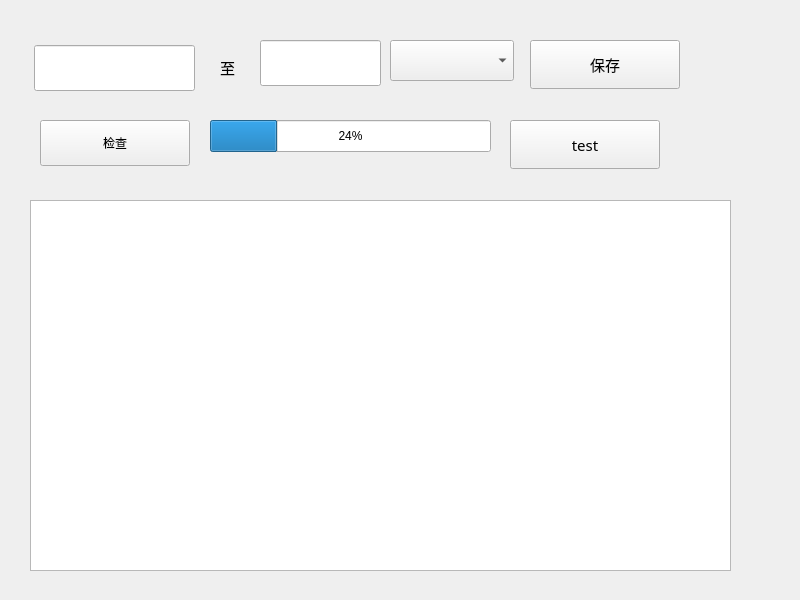
<?xml version="1.0" encoding="UTF-8"?>
<ui version="4.0">
 <class>Form</class>
 <widget class="QWidget" name="Form">
  <property name="geometry">
   <rect>
    <x>0</x>
    <y>0</y>
    <width>800</width>
    <height>600</height>
   </rect>
  </property>
  <property name="windowTitle">
   <string>Form</string>
  </property>
  <widget class="QProgressBar" name="progressBar">
   <property name="geometry">
    <rect>
     <x>210</x>
     <y>120</y>
     <width>281</width>
     <height>32</height>
    </rect>
   </property>
   <property name="value">
    <number>24</number>
   </property>
  </widget>
  <widget class="QLineEdit" name="lIpStart">
   <property name="geometry">
    <rect>
     <x>34</x>
     <y>45</y>
     <width>161</width>
     <height>46</height>
    </rect>
   </property>
   <property name="font">
    <font>
     <family>Adobe Arabic</family>
     <pointsize>14</pointsize>
    </font>
   </property>
  </widget>
  <widget class="QLabel" name="label_zhi">
   <property name="geometry">
    <rect>
     <x>220</x>
     <y>50</y>
     <width>29</width>
     <height>35</height>
    </rect>
   </property>
   <property name="font">
    <font>
     <family>Adobe Arabic</family>
     <pointsize>11</pointsize>
    </font>
   </property>
   <property name="text">
    <string>至</string>
   </property>
  </widget>
  <widget class="QPushButton" name="pushCheckOneLine">
   <property name="geometry">
    <rect>
     <x>40</x>
     <y>120</y>
     <width>150</width>
     <height>46</height>
    </rect>
   </property>
   <property name="text">
    <string>检查</string>
   </property>
  </widget>
  <widget class="QLineEdit" name="lIpEnd">
   <property name="enabled">
    <bool>true</bool>
   </property>
   <property name="geometry">
    <rect>
     <x>260</x>
     <y>40</y>
     <width>121</width>
     <height>46</height>
    </rect>
   </property>
   <property name="sizePolicy">
    <sizepolicy hsizetype="Expanding" vsizetype="Fixed">
     <horstretch>0</horstretch>
     <verstretch>0</verstretch>
    </sizepolicy>
   </property>
   <property name="minimumSize">
    <size>
     <width>0</width>
     <height>0</height>
    </size>
   </property>
   <property name="sizeIncrement">
    <size>
     <width>0</width>
     <height>0</height>
    </size>
   </property>
   <property name="font">
    <font>
     <family>Adobe Arabic</family>
     <pointsize>14</pointsize>
    </font>
   </property>
  </widget>
  <widget class="QPushButton" name="pushConfigIp">
   <property name="geometry">
    <rect>
     <x>530</x>
     <y>40</y>
     <width>150</width>
     <height>49</height>
    </rect>
   </property>
   <property name="font">
    <font>
     <family>Adobe Arabic</family>
     <pointsize>11</pointsize>
    </font>
   </property>
   <property name="text">
    <string>保存</string>
   </property>
  </widget>
  <widget class="QTableView" name="tableWidget">
   <property name="geometry">
    <rect>
     <x>30</x>
     <y>200</y>
     <width>701</width>
     <height>371</height>
    </rect>
   </property>
  </widget>
  <widget class="QPushButton" name="push_test">
   <property name="geometry">
    <rect>
     <x>510</x>
     <y>120</y>
     <width>150</width>
     <height>49</height>
    </rect>
   </property>
   <property name="font">
    <font>
     <family>Adobe Arabic</family>
     <pointsize>11</pointsize>
    </font>
   </property>
   <property name="text">
    <string>test</string>
   </property>
  </widget>
  <widget class="QComboBox" name="comboBox_switch_ip">
   <property name="geometry">
    <rect>
     <x>390</x>
     <y>40</y>
     <width>124</width>
     <height>41</height>
    </rect>
   </property>
  </widget>
 </widget>
 <resources/>
 <connections/>
</ui>
